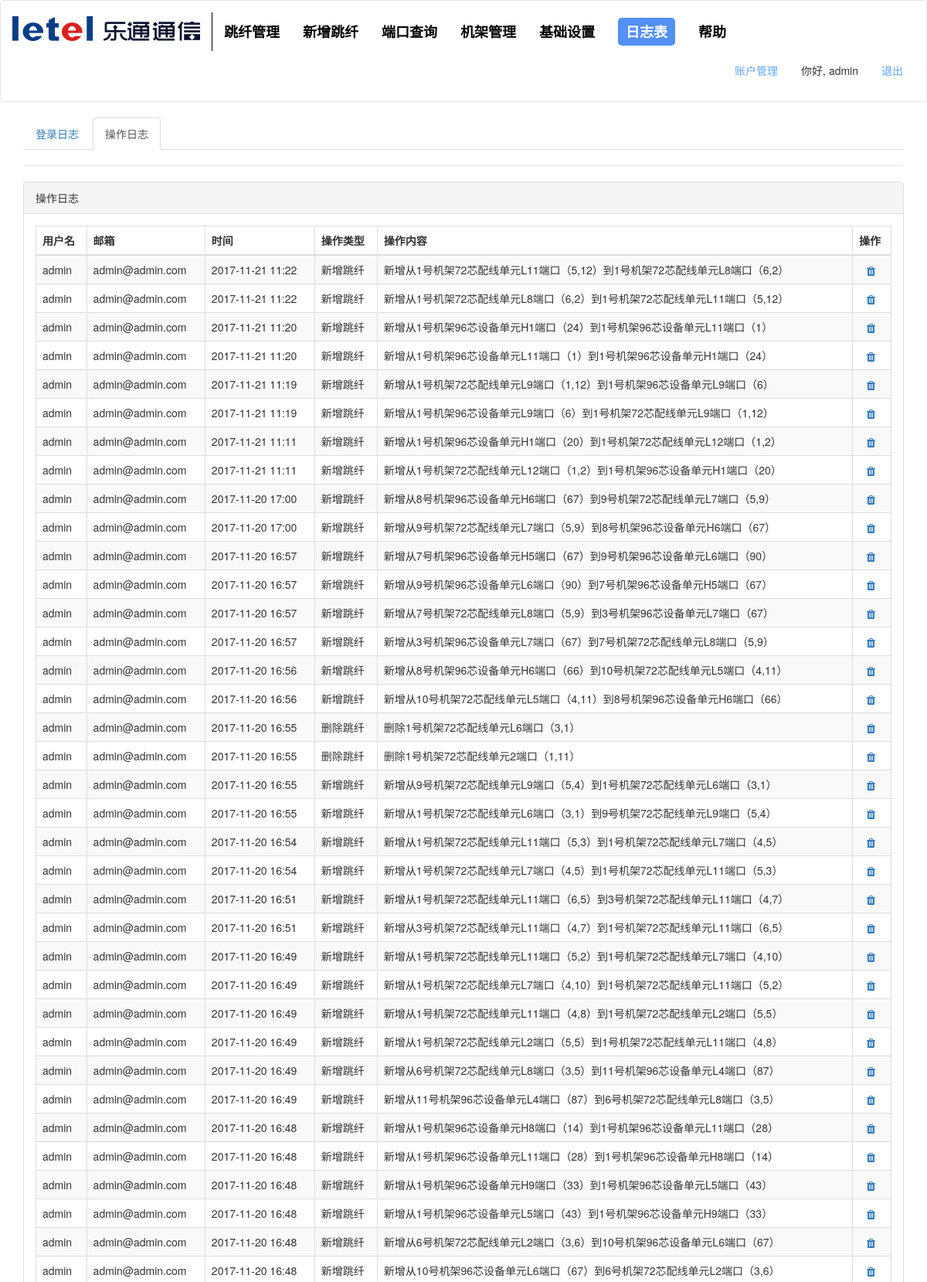
/log (signed in, upper part), run on the app's committed database.
### app/models.py (models this page shows, shortened)
class User(UserMixin, db.Model):
    __tablename__ = 'User'
    id = db.Column(db.Integer, primary_key=True)
    email = db.Column(db.String(64))
    username = db.Column(db.String(64), unique=True, index=True)
    password_hash = db.Column(db.String(128))
    role_id = db.Column(db.Integer, db.ForeignKey('roles.id')) #外键role_id = roles.id= roles表中的id
    status = db.Column(db.Boolean, default=True)
    login_time = db.Column(db.DateTime)
    logout_time = db.Column(db.DateTime)
    logs = db.relationship('Log', backref='user', lazy='dynamic')
    @property
    def password(self):
        raise AttributeError('password is not a readable attribute')
    def can(self, permissions):
        return self.role is not None and \
            (self.role.permissions & permissions) == permissions
    def is_administrator(self):
        return self.can(Permission.ADMINISTER)

class Log(db.Model):
    __tablename__ = 'Log'
    id = db.Column(db.Integer, primary_key=True)
    user_id = db.Column(db.Integer, db.ForeignKey('User.id'))
    updated_time = db.Column(db.DateTime)
    type = db.Column(db.String(32))  # 操作类型
    content = db.Column(db.String(256))  # 操作内容

### app/main/views.py (the view)
@main.route('/log', methods=['GET', 'POST'])
@login_required
def log():
    page = request.args.get('page', 1, type=int)
    pagination = Log.query.order_by(Log.updated_time.desc()).paginate(page, per_page=100, error_out=False)
    LogTables = pagination.items
    company = CompanyTable.query.first()
    return render_template('log.html', LogTables=LogTables, pagination=pagination, company=company)

### app/main/filters.py (called while the page is built)
def format_time_seconds(time):
    if time:
        time = time.strftime("%Y-%m-%d %H:%M")
        return time

### app/models.py (called while the page is built)
@login_manager.user_loader
def load_user(user_id):
    return User.query.get(int(user_id))

### app/templates/log.html (shortened to what this page needs)
{% extends "base.html" %}
{% import "_macros.html" as macros %}
{% block styles %}
    {{ super() }}
    <link href={{ url_for('static', filename = 'vendor/app/css/log.css') }} rel="stylesheet">
{% endblock %}
{% block page_content %}
<div class="page-header" style="background: #ffffff">
    <ul class="nav nav-tabs">
        <li role="presentation"><a href="/log-login">登录日志</a></li>
        <li role="presentation" class="active"><a href="#">操作日志</a></li>
    </ul>
</div>
<div class="row">
    <div class="col-md-12">
        <div class="panel panel-default">
            <div class="panel-heading">
                操作日志
            </div>
            <div class="panel-body">
                <div class="table-responsive">
                    <table class="table table-striped table-bordered table-hover">
                        <thead>
                            <tr>
                                <th>用户名</th>
                                <th>邮箱</th>
                                <th>时间</th>
                                <th>操作类型</th>
                                <th>操作内容</th>
                                <th>操作</th>
                            </tr>
                        </thead>
                        <tbody>
                            {% for LogTable in LogTables %}
                                <tr>
                                    <td>{{ LogTable.user.username }}</td>
                                    <td>{{ LogTable.user.email }}</td>
                                    <td>{{ LogTable.updated_time | format_time_seconds }}</td>
                                    <td>{{ LogTable.type }}</td>
                                    <td>{{ LogTable.content }}</td>
                                    <td>
                                        <a class="icon" href="/log/delete/{{ LogTable.id }}" title="删除" style="margin-left: 10px;">
                                            <span class="fa fa-trash glyphicon glyphicon-trash"></span>
                                        </a>
                                    </td>
                                </tr>
                            {% endfor %}
                        </tbody>
                    </table>
                </div>
            </div>
        </div>
    </div>
</div>
{% endblock %}

### app/templates/base.html (shortened to what this page needs)
{% extends "bootstrap/base.html" %}
{% block styles %}
    {{ super() }}
    <link href={{ url_for('static', filename = 'vendor/bootstrap/css/bootstrap.min.css') }} rel="stylesheet">
    <link href={{ url_for('static', filename = 'vendor/app/css/normalize.css') }} rel="stylesheet">
    <link href={{ url_for('static', filename = 'vendor/app/css/base.css') }} rel="stylesheet">
    <link href={{ url_for('static', filename = 'vendor/font-awesome/css/font-awesome.min.css') }} rel="stylesheet" type="text/css">
{% endblock %}
{% block body_attribs %}
     onload="draw();"
{% endblock %}
{% block navbar %}
    <div class="navbar navbar-default" role="navigation">
        <div class="container">
            <div class="navbar-header">
                <a class="navbar-brand" href="/"><img src="/static/images/logo.jpg"></a>
            </div>
            <div class="navbar-collapse collapse">
                <ul class="nav navbar-nav">
                    <li><a href="/"><span>跳纤管理</span></a></li>
                    <li><a href="/new-jumping"><span>新增跳纤</span></a></li>
                    <li><a href="/interface"><span>端口查询</span></a></li>
                    <li><a href="/shebei"><span>机架管理</span></a></li>
                    <li><a href="/setting"><span>基础设置</span></a></li>
                    <li><a href="/log"><span>日志表</span></a></li>
                    <li><a href="/help"><span>帮助</span></a></li>
                </ul>
                <ul class="nav navbar-nav navbar-right">
                    {% if current_user.is_administrator() %}
                        <li><a href="{{ url_for('auth.account') }}">账户管理</a></li>
                    {% endif %}
                    {% if current_user.is_authenticated %}
                        <li class="hello-user"><span>你好, {{ current_user.username }}</span></li>
                        <li><a href="{{ url_for('auth.logout') }}">退出</a></li>
                    {% else %}
                        <li><a href="{{ url_for('auth.login') }}">登入</a></li>
                    {% endif %}
                </ul>
            </div>
        </div>
    </div>
{% endblock %}
{% block content %}
<div class="container">
{% block page_content %}{% endblock %}
</div>
{% endblock %}

### data on the page
User: username "admin"
Log: user.username "admin", user.email "admin@admin.com", updated_time "2017-11-21 11:22", type "新增跳纤", content "新增从1号机架72芯配线单元L11端口（5,12）到1号机架72芯配线单元L8端口（6,2）"
Log: user.username "admin", user.email "admin@admin.com", updated_time "2017-11-21 11:22", type "新增跳纤", content "新增从1号机架72芯配线单元L8端口（6,2）到1号机架72芯配线单元L11端口（5,12）"
Log: user.username "admin", user.email "admin@admin.com", updated_time "2017-11-21 11:20", type "新增跳纤", content "新增从1号机架96芯设备单元H1端口（24）到1号机架96芯设备单元L11端口（1）"
Log: user.username "admin", user.email "admin@admin.com", updated_time "2017-11-21 11:20", type "新增跳纤", content "新增从1号机架96芯设备单元L11端口（1）到1号机架96芯设备单元H1端口（24）"
Log: user.username "admin", user.email "admin@admin.com", updated_time "2017-11-21 11:19", type "新增跳纤", content "新增从1号机架72芯配线单元L9端口（1,12）到1号机架96芯设备单元L9端口（6）"
Log: user.username "admin", user.email "admin@admin.com", updated_time "2017-11-21 11:19", type "新增跳纤", content "新增从1号机架96芯设备单元L9端口（6）到1号机架72芯配线单元L9端口（1,12）"
Log: user.username "admin", user.email "admin@admin.com", updated_time "2017-11-21 11:11", type "新增跳纤", content "新增从1号机架96芯设备单元H1端口（20）到1号机架72芯配线单元L12端口（1,2）"
Log: user.username "admin", user.email "admin@admin.com", updated_time "2017-11-21 11:11", type "新增跳纤", content "新增从1号机架72芯配线单元L12端口（1,2）到1号机架96芯设备单元H1端口（20）"
Log: user.username "admin", user.email "admin@admin.com", updated_time "2017-11-20 17:00", type "新增跳纤", content "新增从8号机架96芯设备单元H6端口（67）到9号机架72芯配线单元L7端口（5,9）"
Log: user.username "admin", user.email "admin@admin.com", updated_time "2017-11-20 17:00", type "新增跳纤", content "新增从9号机架72芯配线单元L7端口（5,9）到8号机架96芯设备单元H6端口（67）"
Log: user.username "admin", user.email "admin@admin.com", updated_time "2017-11-20 16:57", type "新增跳纤", content "新增从7号机架96芯设备单元H5端口（67）到9号机架96芯设备单元L6端口（90）"
Log: user.username "admin", user.email "admin@admin.com", updated_time "2017-11-20 16:57", type "新增跳纤", content "新增从9号机架96芯设备单元L6端口（90）到7号机架96芯设备单元H5端口（67）"
Log: user.username "admin", user.email "admin@admin.com", updated_time "2017-11-20 16:57", type "新增跳纤", content "新增从7号机架72芯配线单元L8端口（5,9）到3号机架96芯设备单元L7端口（67）"
Log: user.username "admin", user.email "admin@admin.com", updated_time "2017-11-20 16:57", type "新增跳纤", content "新增从3号机架96芯设备单元L7端口（67）到7号机架72芯配线单元L8端口（5,9）"
Log: user.username "admin", user.email "admin@admin.com", updated_time "2017-11-20 16:56", type "新增跳纤", content "新增从8号机架96芯设备单元H6端口（66）到10号机架72芯配线单元L5端口（4,11）"
Log: user.username "admin", user.email "admin@admin.com", updated_time "2017-11-20 16:56", type "新增跳纤", content "新增从10号机架72芯配线单元L5端口（4,11）到8号机架96芯设备单元H6端口（66）"
Log: user.username "admin", user.email "admin@admin.com", updated_time "2017-11-20 16:55", type "删除跳纤", content "删除1号机架72芯配线单元L6端口（3,1）"
Log: user.username "admin", user.email "admin@admin.com", updated_time "2017-11-20 16:55", type "删除跳纤", content "删除1号机架72芯配线单元2端口（1,11）"
Log: user.username "admin", user.email "admin@admin.com", updated_time "2017-11-20 16:55", type "新增跳纤", content "新增从9号机架72芯配线单元L9端口（5,4）到1号机架72芯配线单元L6端口（3,1）"
Log: user.username "admin", user.email "admin@admin.com", updated_time "2017-11-20 16:55", type "新增跳纤", content "新增从1号机架72芯配线单元L6端口（3,1）到9号机架72芯配线单元L9端口（5,4）"
Log: user.username "admin", user.email "admin@admin.com", updated_time "2017-11-20 16:54", type "新增跳纤", content "新增从1号机架72芯配线单元L11端口（5,3）到1号机架72芯配线单元L7端口（4,5）"
Log: user.username "admin", user.email "admin@admin.com", updated_time "2017-11-20 16:54", type "新增跳纤", content "新增从1号机架72芯配线单元L7端口（4,5）到1号机架72芯配线单元L11端口（5,3）"
Log: user.username "admin", user.email "admin@admin.com", updated_time "2017-11-20 16:51", type "新增跳纤", content "新增从1号机架72芯配线单元L11端口（6,5）到3号机架72芯配线单元L11端口（4,7）"
Log: user.username "admin", user.email "admin@admin.com", updated_time "2017-11-20 16:51", type "新增跳纤", content "新增从3号机架72芯配线单元L11端口（4,7）到1号机架72芯配线单元L11端口（6,5）"
Log: user.username "admin", user.email "admin@admin.com", updated_time "2017-11-20 16:49", type "新增跳纤", content "新增从1号机架72芯配线单元L11端口（5,2）到1号机架72芯配线单元L7端口（4,10）"
Log: user.username "admin", user.email "admin@admin.com", updated_time "2017-11-20 16:49", type "新增跳纤", content "新增从1号机架72芯配线单元L7端口（4,10）到1号机架72芯配线单元L11端口（5,2）"
Log: user.username "admin", user.email "admin@admin.com", updated_time "2017-11-20 16:49", type "新增跳纤", content "新增从1号机架72芯配线单元L11端口（4,8）到1号机架72芯配线单元L2端口（5,5）"
Log: user.username "admin", user.email "admin@admin.com", updated_time "2017-11-20 16:49", type "新增跳纤", content "新增从1号机架72芯配线单元L2端口（5,5）到1号机架72芯配线单元L11端口（4,8）"
Log: user.username "admin", user.email "admin@admin.com", updated_time "2017-11-20 16:49", type "新增跳纤", content "新增从6号机架72芯配线单元L8端口（3,5）到11号机架96芯设备单元L4端口（87）"
Log: user.username "admin", user.email "admin@admin.com", updated_time "2017-11-20 16:49", type "新增跳纤", content "新增从11号机架96芯设备单元L4端口（87）到6号机架72芯配线单元L8端口（3,5）"
Log: user.username "admin", user.email "admin@admin.com", updated_time "2017-11-20 16:48", type "新增跳纤", content "新增从1号机架96芯设备单元H8端口（14）到1号机架96芯设备单元L11端口（28）"
Log: user.username "admin", user.email "admin@admin.com", updated_time "2017-11-20 16:48", type "新增跳纤", content "新增从1号机架96芯设备单元L11端口（28）到1号机架96芯设备单元H8端口（14）"
Log: user.username "admin", user.email "admin@admin.com", updated_time "2017-11-20 16:48", type "新增跳纤", content "新增从1号机架96芯设备单元H9端口（33）到1号机架96芯设备单元L5端口（43）"
Log: user.username "admin", user.email "admin@admin.com", updated_time "2017-11-20 16:48", type "新增跳纤", content "新增从1号机架96芯设备单元L5端口（43）到1号机架96芯设备单元H9端口（33）"
Log: user.username "admin", user.email "admin@admin.com", updated_time "2017-11-20 16:48", type "新增跳纤", content "新增从6号机架72芯配线单元L2端口（3,6）到10号机架96芯设备单元L6端口（67）"
Log: user.username "admin", user.email "admin@admin.com", updated_time "2017-11-20 16:48", type "新增跳纤", content "新增从10号机架96芯设备单元L6端口（67）到6号机架72芯配线单元L2端口（3,6）"
